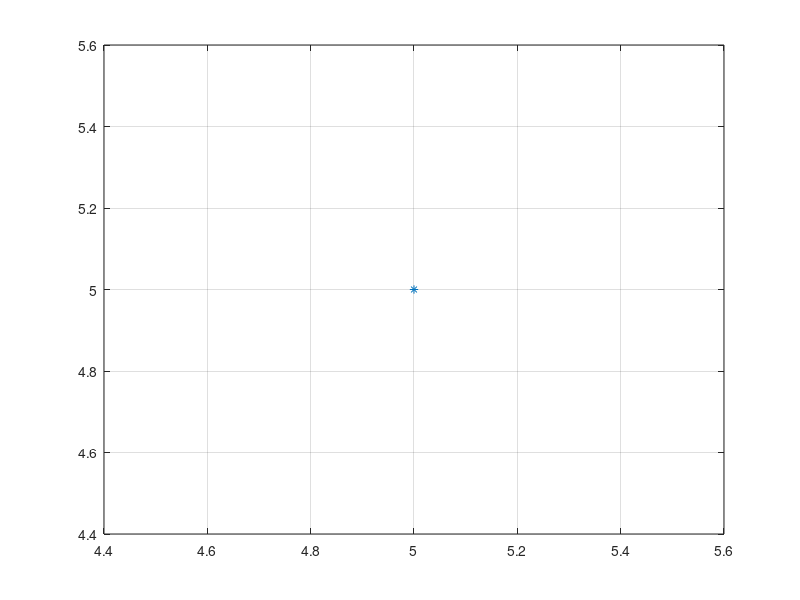

Reproduce this figure in MATLAB.
clc;
clear;
close all;

%{
x = [0, 0.25, 0.5, 0.75, 1];
y = [0, 0.47314, 0.90546, 1.30962, 1.69375];
%}

% Input
x = input('Enter x: ');
y = input('Enter y: ');

% Algorithm
y = y';
n = length(y);

A = [n, sum(x); sum(x), sum(x.^2)];
B = [sum(y); x*y];

ba = A\B;

% Output
fprintf('|%.10f\t%.10f\t||b| |%.10f\t|\n', A(1,1), A(1, 2), B(1));
fprintf('|%.10f\t%.10f\t||a|=|%.10f\t|\n', A(2,1), A(2, 2), B(2));
fprintf('\n|b| |%.10f\t|\n|a|=|%.10f\t|\n', ba(1), ba(2));
fprintf('\ny = a*x + b = %.10f*x + %.10f\n', ba(2), ba(1));

% Plot
y = [ones(n, 1), x']*ba;
plot(x, y, '*', x, y, '-');
grid on;

% **************************************************^**************************************************
% *****************************# Copyright by Ali Forouzandeh Hafshejani #*****************************
% ******************************# Scientific Computing Specialist 20@20 #******************************
% **************************************************^**************************************************